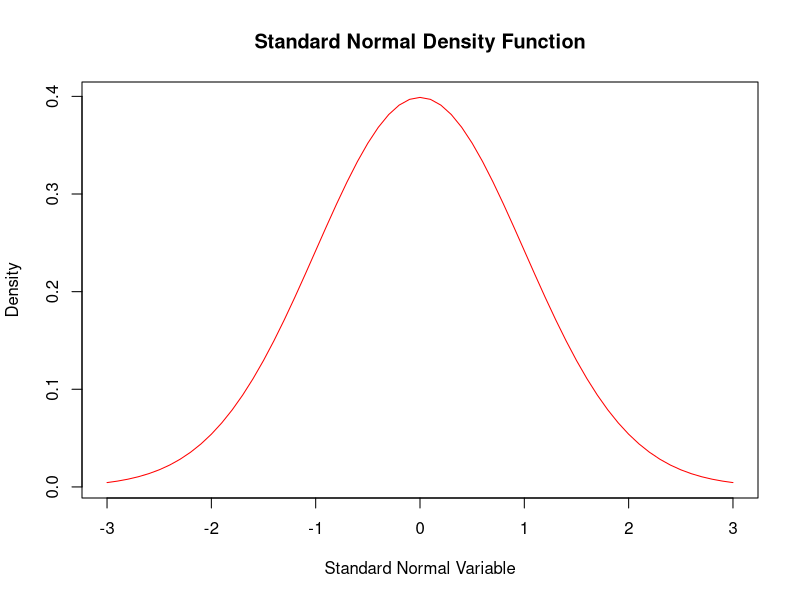
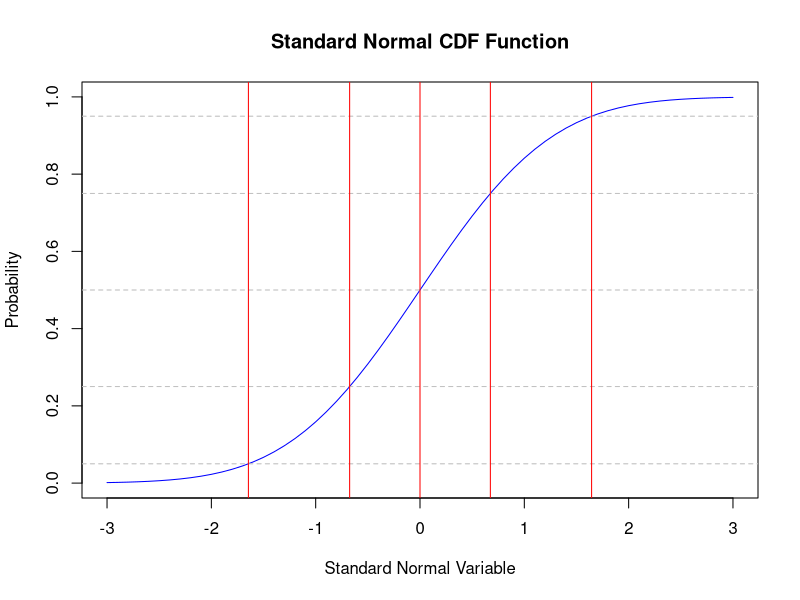

Write R code to recreate these figures, in order.
#PART 1
#plot standard normal desnity function
x_values <- seq(-3, 3, by=0.1)
y_values <- dnorm(x_values, 0, 1)
plot(x_values, y_values, type = "l", col = 'red', xlab = "Standard Normal Variable", ylab = "Density", main = "Standard Normal Density Function", pch = 18)

#PART 2
#Plot of standard normal cdf
x_vals <- seq(-3, 3, by= 0.1)
y_vals <- pnorm(x_vals, 0, 1)
plot(x = x_vals, y= y_vals, type = "l", col = "blue", xlab = "Standard Normal Variable", ylab = "Probability", main = "Standard Normal CDF Function")
abline(h = 0.05, lty = 2, col = "gray")
abline(h = 0.25, lty = 2, col = "gray")
abline(h= 0.50, lty = 2, col = "gray")
abline(h = 0.75, lty = 2, col = "gray")
abline(h = 0.95, lty = 2, col = "gray")

quant <- qnorm(c(0.05, 0.25, 0.50, 0.75, 0.95), mean = 0, sd = 1, lower.tail = T)
abline(v = quant, lty = 1, col = "red")

pnorm(518, mean = 520, sd = 8, lower.tail = FALSE)
